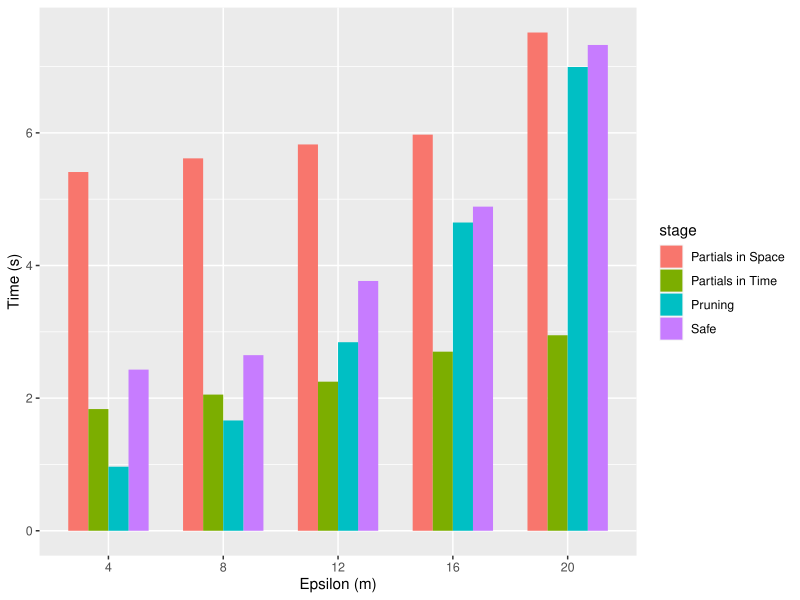

Generate this figure with R:
library(tidyverse)
library(latex2exp)

fields1 <- c("ts", "epoch", "host", "tag", "n1", "appId", "n2", "dataset", "epsilon", "mu", "delta", "method", "capacity", "partitions", "sdist", "step", "stage", "time")

cubes <- enframe(read_lines("la50K.txt"), value = "line") |>
  filter(str_detect(line, 'TIME')) |>
  separate(col = line, into = fields1, sep = "\\|") |>
  filter(stage != "Total") |>
  filter(stage != "Part") |>
  mutate(time = as.numeric(time), epsilon = as.numeric(epsilon)) |>
  select(stage, epsilon, time) |>
  group_by(stage, epsilon) |> summarise(time = mean(time)) |> ungroup() |>
  mutate(stage = recode(stage, "parPrune" = "Pruning", "SPartial" = "Partials in Space", "TPartial" = "Partials in Time"))

p = ggplot(cubes, aes(x = factor(epsilon), y = time, fill = stage)) + 
  geom_col(width = 0.7, position="dodge") + 
  labs(x="Epsilon (m)", y="Time (s)") 
plot(p)

W = 8
H = 6
ggsave(paste0("la50k.pdf"), width = W, height = H)
